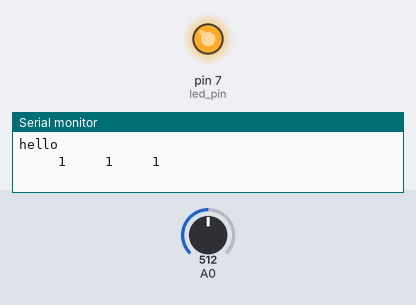
This sketch was run on a simulated Arduino Uno, built with avr-gcc and run on an emulated ATmega328P. Shown: output pins drawn as LEDs (lit = HIGH), the last lines printed to the serial monitor. The test bench sets the inputs (shaded band); at power-on: A0 = 512.

Above: at 1.2 s.
1.3 s: A0 set to 0
2.9 s: A0 set to 3
At 3.5 s:
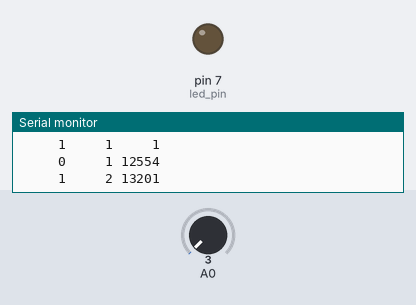
Timing chart, 0 to 5.9 s (numbered marks = the images above; inputs shaded):
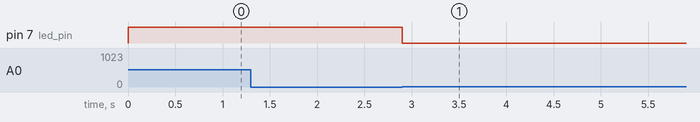

Measured:
- after the input at 2.9 s, pin 7 (led_pin): HIGH → LOW at once

The sketch:

sketch_dec12a.ino
```cpp
#define DEBUG (false)

void ditfft2(float * X_R, float * X_I, float * x, int N, int s) {
  if(N==1) {
    // trivial size-1 DFT base case
    //X[0] = x[0];
    X_R[0] = x[0];
    X_I[0] = 0;
  } else {
    // DFT of (x0, x2s, x4s, ...)
    //X0,...,N/2−1 = ditfft2(x, N/2, 2s)
    ditfft2(X_R, X_I, x, N/2, 2*s);

    // DFT of (xs, xs+2s, xs+4s, ...)
    //XN/2,...,N−1 = ditfft2(x+s, N/2, 2s)
    ditfft2(X_R+N/2, X_I+N/2, x+s, N/2, 2*s);

    // combine DFTs of two halves into full DFT:
    for (int k = 0; k < (N/2-1); ++k) {
      float t_R = X_R[k];
      float t_I = X_I[k];

      // 2 pi i k/N
      float b = 2 * M_PI * k/N;
      // exp(−2πi k/N)
      float a_R = cos(b);
      float a_I = -sin(b);

      //X[k] = t + exp(-2πi k/N) X[k+N/2]
      //X[k] = t + a * X[k+N/2];
      X_R[k] = t_R + (a_R * X_R[k+N/2] - a_I * X_I[k+N/2]);
      X_I[k] = t_I + (a_R * X_I[k+N/2] + a_I * X_R[k+N/2]);

      //X[k+N/2] = t − exp(-2πi k/N) X[k+N/2]
      //X[k+N/2] = t - a * X[k+N/2];
      X_R[k+N/2] = t_R - (a_R * X_R[k+N/2] - a_I * X_I[k+N/2]);
      X_I[k+N/2] = t_I - (a_R * X_I[k+N/2] + a_I * X_R[k+N/2]);

    }
  }
}

class Bounce
{
public:
  Bounce(int t, int p0, int p1):
    thresh(t),
    count(0),
    state(0),
    state_temp_last(0),
    state_temp(0),
    duration(0),
    duration_last(0)
  {
    period[0] = p0;
    period[1] = p1;
  }
  void  update()
  {
    duration++;

    a = analogRead(0);

    state_temp_last = state_temp;

    if(a > thresh) {
      state_temp = 1;
    } else {
      state_temp = 0;
    }


    if(state_temp != state) {

      if(DEBUG) {
      Serial.print("state = ");
      Serial.print(state);
      Serial.print(" state_temp = ");
      Serial.print(state_temp);
      Serial.print(" state_temp_last = ");
      Serial.print(state_temp_last);
      Serial.print(" count = ");
      Serial.print(count);
      Serial.print("\n");
      }

      if(count == 0) {
        count++;
      } else {
        if(state_temp == state_temp_last) {
          count++;
        } else {
          count = 0;
        }
      }

      if(count == period[state_temp]) state_change(state_temp);

/*
      if(state_temp == state_temp_last) {


        // dont think this will ever happen
        if(count == period[state_temp]) return;


        count++;

        Serial.print("period = ");
        Serial.print(period[state_temp]);
        Serial.print("\n");

        if(count == period[state_temp]) state_change(state_temp);


      } else {
        count = 0;
      }
*/
    }


  }
  void  state_change(int s)
  {
    state = s;

    count = 0;

    duration_last = duration;
    duration = 0;

    _M_callback_state_change(*this, s);
  }
  int get_state() { return state; }
private:
  int thresh;
  int count;
  int state;
  int state_temp_last;
  int state_temp;
  int period[2];

public:
  int a;
  int duration;
  int duration_last;
  void (*_M_callback_state_change)(Bounce&, int);
};


int a0;
int a;

int thresh = 2;
int count = 0;
int led_pin = 7;
int led_state = LOW;

char buf[64];

Bounce piezo(1, 1000, 1);

void on_state_change(Bounce & b, int s)
{
  if(s == 1) {
    count++;
    led_state = !led_state;
    digitalWrite(led_pin, led_state);
  }

  sprintf(buf, "%6i%6i%6i\n", s, count, piezo.duration_last);
  Serial.print(buf);
}

void setup() {
  // put your setup code here, to run once:
  pinMode(led_pin, OUTPUT);
  Serial.begin(9600);
  Serial.print("hello\n");

  piezo._M_callback_state_change = &on_state_change;
}

void loop() {
  // put your main code here, to run repeatedly:

  if(DEBUG) {
    a0 = a;
    a = analogRead(0);
    if (a > 0) {
      Serial.print(a);
      Serial.print("\n");
    } else {

    }
  }

  piezo.update();

}
```
